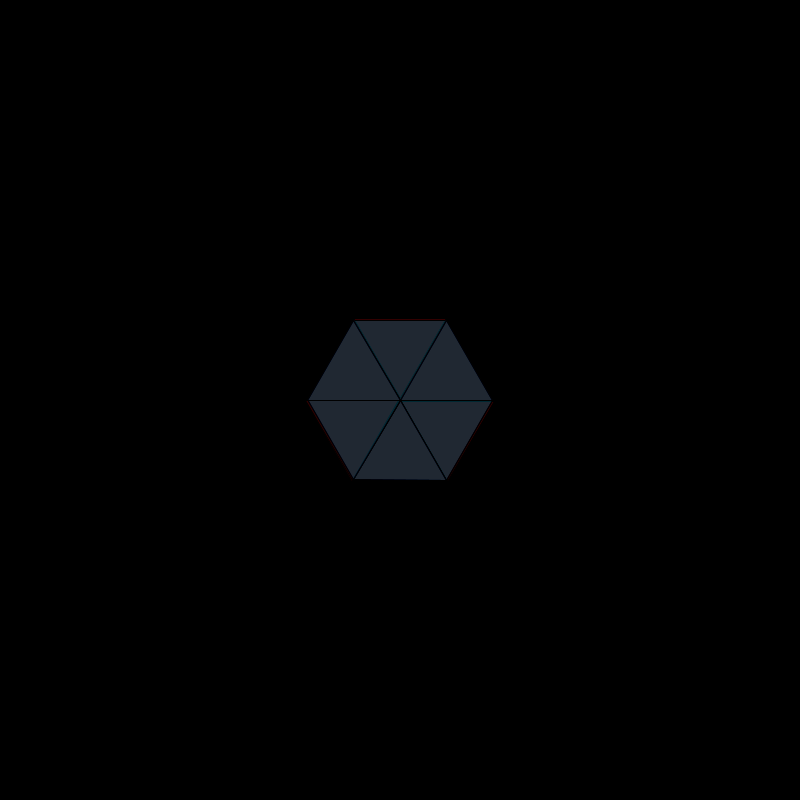
Frame 1 (no input)
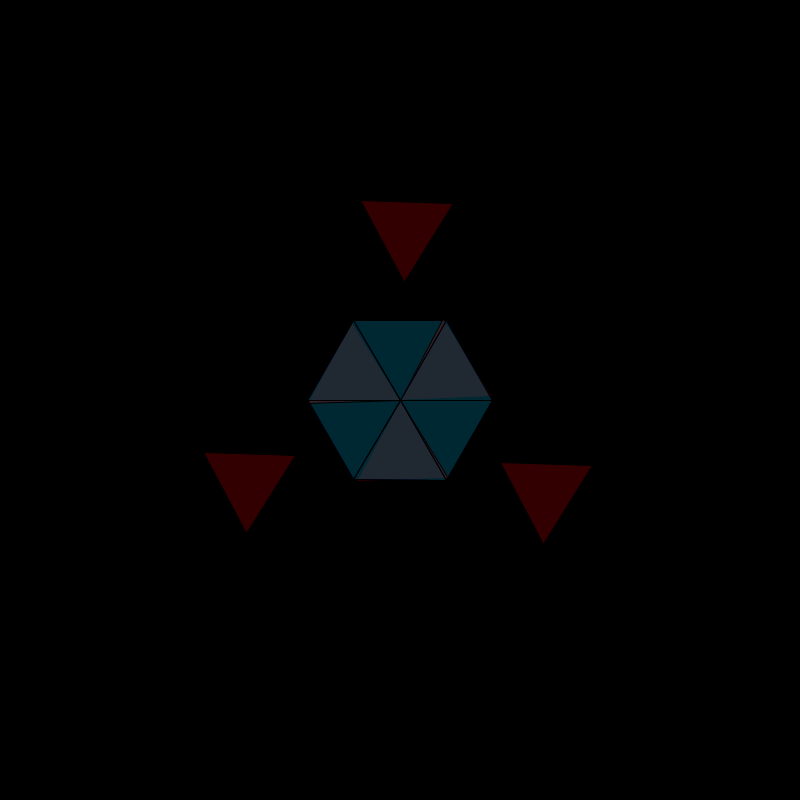
Frame 60 (the mouse pressed at the canvas centre just before this capture)
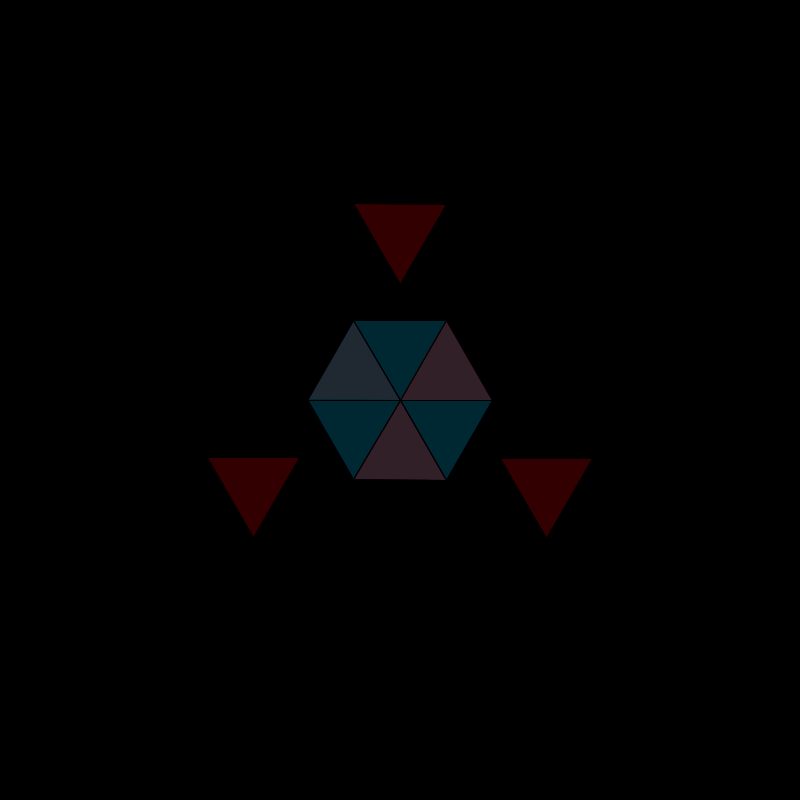
Frame 120 (the mouse held since frame 60 and released just before this capture)

The Processing sketch that drew these frames (run headless with seeded random() and noise(); from frame 60 on, the mouse is pressed at the canvas centre):

// Processing sketch: Main
// ── Main.pde

ArrayList<Triangle> tris = new ArrayList<Triangle>();

void setup() {
	size(800,800);
	// noStroke();

	for (int i = 0; i < 6; i++) {
		tris.add(new Triangle(i*60, i%2 == 0));
	}
}

void draw() {
	background(0);

	translate(width/2,height/2);

	int frame = frameCount % 240;

	if (frame == 0) {
		for (Triangle tri : tris) {
			if (tri.offset) tri.offset = false;
			else tri.offset = true;
		}
	}

	if (frame < 60) {
		for (Triangle tri : tris) {
			if (tri.offset) tri.y[0] = tri.y[0] - 2;
		}
	} else if (frame < 120) {
		for (Triangle tri: tris) {
			if (tri.offset) tri.rot[0] = tri.rot[0] + 2;
			else tri.rot[0] = tri.rot[0] - 2;
		}
	} else if (frame < 180) {
		for (Triangle tri : tris) {
			if (tri.offset) tri.y[0] = tri.y[0] + 2;
		}
	} else if (frame < 240) {
		for (Triangle tri : tris) {
			tri.rot[0] = tri.rot[0] + 1.5;
		}
	}

	for (int i = 0; i < tris.size(); i++) {
		tris.get(i).drawMe();
	}
}

class Triangle {

	float[] y 		= {0,0,0};
	float[] rot 	= new float[3];
	int[] 	colors 	= { color(255,0,0,50), color(0,255,0,50), color(0,0,255,50)};

	boolean offset;

	public Triangle(float r, boolean o) {

		for (int i = 0; i < 3; i++)
			rot[i] = r;

		offset = o;
	}

	void drawMe() {

		for (int i = 0; i < 3; i++) {
			pushMatrix();

			fill(colors[i]);
			rotate(radians(rot[i]));
			equilateralTriangle(0,y[i],80);

			popMatrix();
		}

		for (int i = 1; i < 3; i++) {
			if (y[i] < y[i-1] && y[i-1] > 20)
				y[i] += 10;
		}

	}

	void equilateralTriangle(float x, float y, float h) {

		triangle(x,y,x-(h/sqrt(3)),y-h,x+(h/sqrt(3)),y-h);
	}
}
